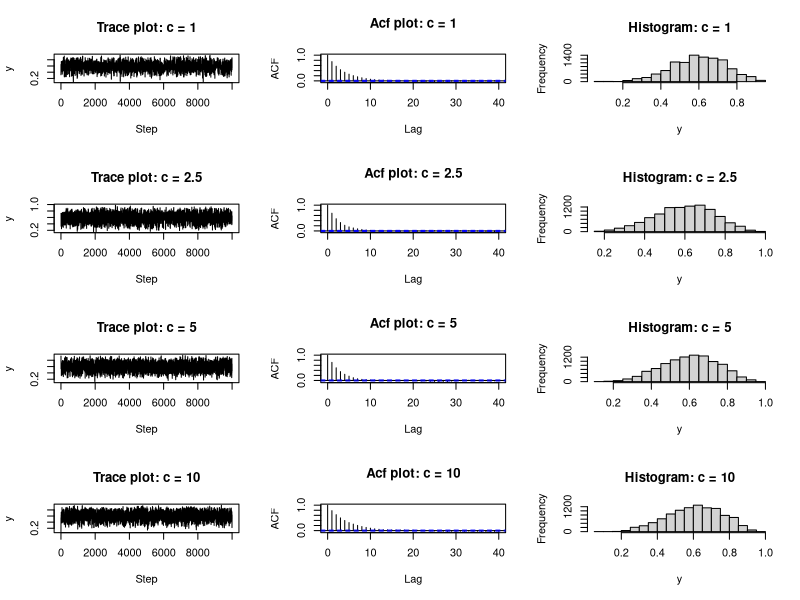

The R script that drew this image: (Note: this script raises an error after producing the figure.)

proposalfunction <- function(c, phi_old) {
  rbeta(1, c * phi_old, c * (1 - phi_old))
}



run_metropolis_MCMC <- function(Alpha, Beta, c, iterations){
  chain = array(dim = c(iterations+1,1))
  chain[1,] = runif(1)
  for (i in 1:iterations){
    proposal = proposalfunction(c, chain[i,])
    probab = dbeta(proposal, 6, 4)/dbeta(chain[i,], 6, 4) * (dbeta(chain[i, ], c*proposal, c*(1-proposal))/ dbeta(proposal, c*chain[i,], c*(1-chain[i,]))) 
    if (runif(1) < min(1,probab)){
      chain[i+1,] = proposal
    }else{
      chain[i+1,] = chain[i,]
    }
  }
  return(chain)
}

c<-c(1,2.5,5,10)
chain_new<-sapply(c, run_metropolis_MCMC, Alpha=6, Beta=4, iterations=10000)
par(mfrow = c(4, 3))
for( j in 1:4 ) {
  plot(chain_new[, j], type="l", main = paste("Trace plot: c = ", c[j], sep=""), xlab="Step", ylab="y")
  acf(chain_new[, j], main = paste("Acf plot: c = ", c[j], sep=""))
  hist(chain_new[, j], main = paste("Histogram: c = ", c[j], sep=""), xlab="y")
}


ks_test1<-ks.test(rbeta(10000,6,4),chain_new[,1])  

ks_test






c1<-run_metropolis_MCMC(6,4,1,10000)

par(mfrow=c(1,3))  #1 row, 3 columns
plot(c1, type="l", main = paste("Trace plot: c = ", c, sep=""), xlab="Step", ylab="y")
acf(c1, main = paste("Acf plot: c = ", c, sep=""))
hist(c1, main = paste("Histogram: c = ", c, sep=""), xlab="y")

install.packages('rattle')
data(wine, package="rattle")
wine<-wine[-1]
x_new<-c(wine)
wine<-c(wine)
help(data.frame)
wine
help(kmeans)


kmeans<-function(x, clusters, iterations){
  centers
  x_new<-c(x)
    norm1<-dist(rbind(x_new[i],centers[1], method = "euclidean"))
    norm2<-dist(rbind(x_new[i],centers[2], method = "euclidean"))
    norm3<-dist(rbind(x_new[i],centers[3], method = "euclidean"))
    if (norm1<norm2) {
      cluster1[i]<-x_new[i]
    } 
    if (norm2<norm3) {
      cluster2[i]<-x_new[i]
    } else{
      cluster3[i]<-x_new[i]
    }
    return(cluster1)
    return(cluster2)
    return(cluster3)
}

centers<-c(1,2,3)
kmeans(x<-wine,centers,10)
x_new[1]

sample(wine[,1], 1, replace=TRUE)
help(sample)
help(sapply)




